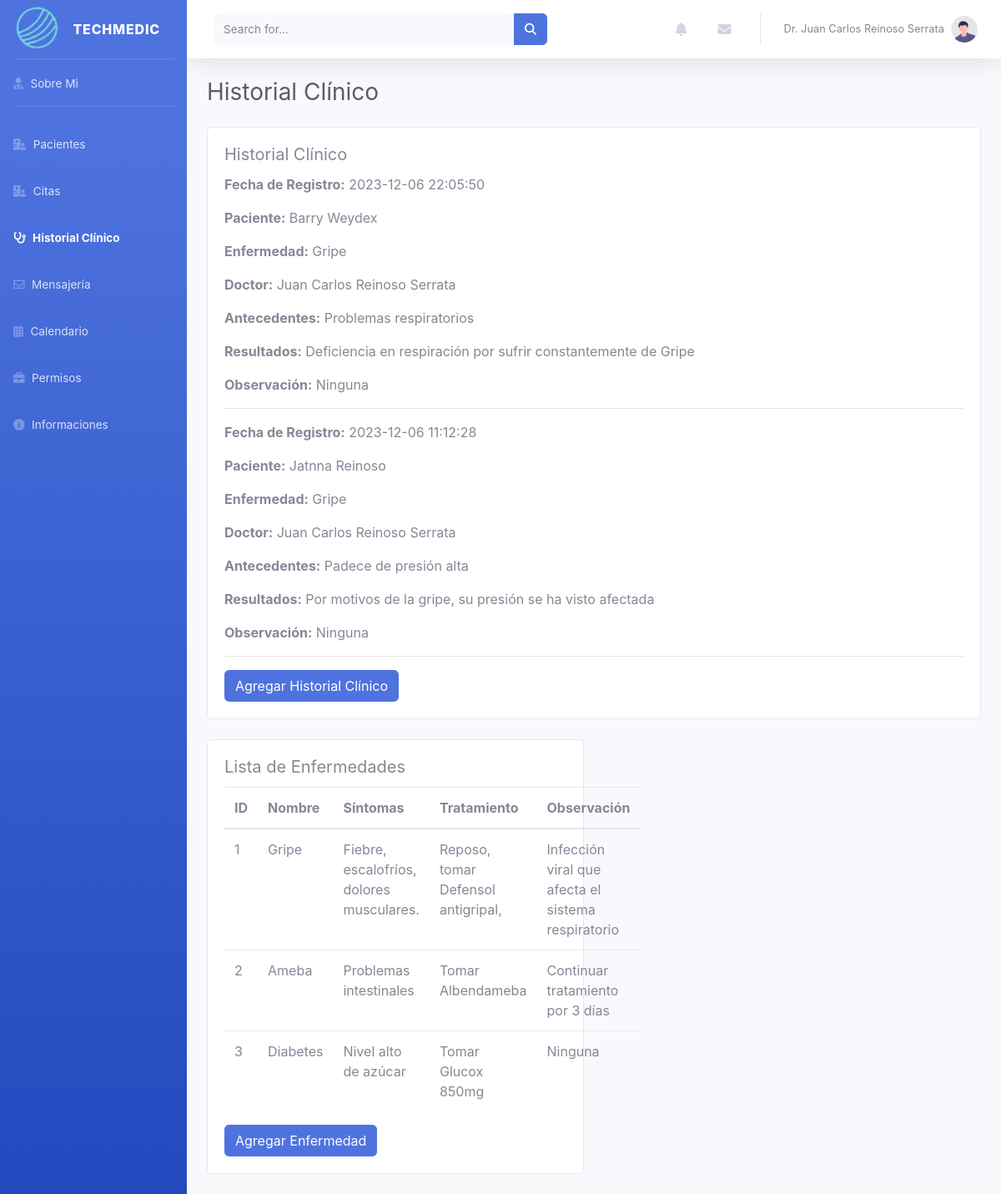
Page /historial_clinico.php (signed in) on the committed database.
### tables this page shows
CREATE TABLE `doctor` (
  `id_doctor` int(11) NOT NULL,
  `nombre` varchar(30) NOT NULL,
  `apellido` varchar(30) NOT NULL,
  `fecha_nacimiento` date NOT NULL,
  `correo` varchar(50) NOT NULL,
  `sexo` varchar(10) NOT NULL,
  `telefono` varchar(12) DEFAULT NULL,
  `cedula` varchar(13) NOT NULL,
  `colegiatura` varchar(10) NOT NULL,
  `id_especialidad` int(11) NOT NULL,
  `lugar_trabajo` varchar(30) NOT NULL,
  `seguro` varchar(30) DEFAULT NULL,
  `estudio_sec` varchar(30) NOT NULL,
  `universidad` varchar(30) NOT NULL,
  `especialidad_uni` varchar(30) NOT NULL,
  `titulo` varchar(30) NOT NULL,
  `curso` varchar(30) DEFAULT NULL,
  `experiencia` varchar(30) DEFAULT NULL,
  `nacionalidad` varchar(30) NOT NULL,
  `provincia` varchar(30) DEFAULT NULL,
  `ciudad` varchar(30) DEFAULT NULL,
  `direccion` varchar(50) NOT NULL,
  `pass` varchar(20) NOT NULL
);

CREATE TABLE `historia_clinica` (
  `id_historia_clinica` int(11) NOT NULL,
  `id_paciente` int(11) DEFAULT NULL,
  `fecha_registro` datetime NOT NULL,
  `id_doctor` int(11) DEFAULT NULL,
  `antecedentes` varchar(100) NOT NULL,
  `resultados` varchar(100) NOT NULL,
  `id_enfermedad` int(11) DEFAULT NULL,
  `observacion` varchar(100) DEFAULT NULL
);

CREATE TABLE `paciente` (
  `id_paciente` int(11) NOT NULL,
  `nombre` varchar(30) NOT NULL,
  `apellido` varchar(30) NOT NULL,
  `fecha_nacimiento` date NOT NULL,
  `correo` varchar(50) NOT NULL,
  `sexo` varchar(10) NOT NULL,
  `telefono` varchar(12) NOT NULL,
  `cedula` varchar(13) NOT NULL,
  `ocupacion` varchar(30) DEFAULT NULL,
  `seguro` varchar(30) DEFAULT NULL,
  `sangre` varchar(30) DEFAULT NULL,
  `nacionalidad` varchar(30) NOT NULL,
  `provincia` varchar(30) DEFAULT NULL,
  `ciudad` varchar(30) DEFAULT NULL,
  `direccion` varchar(50) NOT NULL,
  `familiar_nombre` varchar(50) NOT NULL,
  `familiar_apellido` varchar(50) NOT NULL,
  `familiar_direccion` varchar(50) DEFAULT NULL,
  `familiar_correo` varchar(50) DEFAULT NULL,
  `familiar_telefono` varchar(12) DEFAULT NULL,
  `pass` varchar(20) NOT NULL,
  `observacion` varchar(100) DEFAULT NULL
);

CREATE TABLE `enfermedad` (
  `id_enfermedad` int(11) NOT NULL,
  `nombre` varchar(30) NOT NULL,
  `sintomas` varchar(100) NOT NULL,
  `tratamiento` varchar(100) NOT NULL,
  `observacion` varchar(100) DEFAULT NULL
);

### historial_clinico.php (the view, shortened to what this page needs)
<?php
$conn = Conexion::ConexionBD();
if (isset($_SESSION['correo_doctor'])) {
    $correo_doctor = $_SESSION['correo_doctor'];
    $sql = "SELECT * FROM doctor WHERE correo = :correo";
    $stmt = $conn->prepare($sql);
    $stmt->bindParam(':correo', $correo_doctor);
    $stmt->execute();
    $doctor = $stmt->fetch(PDO::FETCH_ASSOC);
    if ($doctor) {
        $idDoctor = $doctor['id_doctor'];
        $sqlHistorial = "SELECT hc.*, p.nombre AS nombre_paciente, p.apellido AS apellido_paciente, e.nombre AS nombre_enfermedad, d.nombre AS nombre_doctor, d.apellido AS apellido_doctor
                        FROM historia_clinica hc
                        INNER JOIN paciente p ON hc.id_paciente = p.id_paciente
                        INNER JOIN enfermedad e ON hc.id_enfermedad = e.id_enfermedad
                        INNER JOIN doctor d ON hc.id_doctor = d.id_doctor
                        WHERE hc.id_doctor = :idDoctor";
        $stmtHistorial = $conn->prepare($sqlHistorial);
        $stmtHistorial->bindParam(':idDoctor', $idDoctor);
        $stmtHistorial->execute();
        $sqlEnfermedades = "SELECT * FROM enfermedad";
        $stmtEnfermedades = $conn->query($sqlEnfermedades);
    } else {
        $errorInfo = isset($conn) ? $conn->errorInfo() : null;
        echo "Error: " . ($errorInfo ? $errorInfo[2] : "No se pudo obtener información del doctor");
    }
} else {
    header("Location: login_doctor.html");
    exit;
}
?>
<!DOCTYPE html>
<html lang="en">
<head>
    <link href="vendor/bootstrap/css/bootstrap.min.css" rel="stylesheet">
    <link href="css/sb-admin-2.min.css" rel="stylesheet">
</head>
<body id="page-top">
    <div id="wrapper">
        <ul class="navbar-nav bg-gradient-primary sidebar sidebar-dark accordion" id="accordionSidebar">
            <a class="sidebar-brand d-flex align-items-center justify-content-center" href="inicio_doctor.php">
                <div class="sidebar-brand-icon rotate-n-15">
                    <img src="logo_only.png" alt="TechMedic Logo" class="img-fluid">
                </div>
                <div class="sidebar-brand-text mx-3">TechMedic</div>
            </a>
            <hr class="sidebar-divider my-0">
            <li class="nav-item">
                <a class="nav-link" href="inicio_doctor.php">
                    <i class="fa-solid fa-user-doctor"></i>
                    <span>Sobre Mi</span></a>
            </li>
            <hr class="sidebar-divider">
            <li class="nav-item">
                <a class="nav-link" href="pacientes.php">
                    <i class="fa-solid fa-hospital-user"></i>
                    <span>Pacientes</span>
                </a>
            </li>
            <li class="nav-item">
                <a class="nav-link" href="citas.php">
                    <i class="fa-solid fa-hospital-user"></i>
                    <span>Citas</span>
                </a>
            </li>
            <li class="nav-item active">
                <a class="nav-link" href="historial_clinico.php">
                    <i class="fa-solid fa-stethoscope"></i>
                    <span>Historial Clínico</span>
                </a>
            </li>
            <li class="nav-item">
                <a class="nav-link" href="mensajeria.php">
                    <i class="fa-regular fa-envelope"></i>
                    <span>Mensajería</span>
                </a>
            </li>
            <li class="nav-item">
                <a class="nav-link" href="calendar.php">
                    <i class="fa-solid fa-calendar-days"></i>
                    <span>Calendario</span></a>
            </li>
            <li class="nav-item">
                <a class="nav-link" href="inicio_doctor.php">
                    <i class="fa-solid fa-briefcase"></i>
                    <span>Permisos</span></a>
            </li>
            <li class="nav-item">
                <a class="nav-link" href="inicio_doctor.php">
                    <i class="fa-solid fa-circle-info"></i>
                    <span>Informaciones</span></a>
            </li>
        </ul>
        <div id="content-wrapper" class="d-flex flex-column">
            <div id="content">
                <nav class="navbar navbar-expand navbar-light bg-white topbar mb-4 static-top shadow">
                    <form
                        class="d-none d-sm-inline-block form-inline mr-auto ml-md-3 my-2 my-md-0 mw-100 navbar-search">
                        <div class="input-group">
                            <input type="text" class="form-control bg-light border-0 small" placeholder="Search for..."
                                aria-label="Search" aria-describedby="basic-addon2">
                            <div class="input-group-append">
                                <button class="btn btn-primary" type="button">
                                    <i class="fas fa-search fa-sm"></i>
                                </button>
                            </div>
                        </div>
                    </form>
                    <ul class="navbar-nav ml-auto">
                        <li class="nav-item dropdown no-arrow mx-1">
                            <a class="nav-link dropdown-toggle" href="#" id="alertsDropdown" role="button"
                                data-toggle="dropdown" aria-haspopup="true" aria-expanded="false">
                                <i class="fas fa-bell fa-fw"></i>
                            </a>
                        </li>
                        <li class="nav-item dropdown no-arrow mx-1">
                            <a class="nav-link dropdown-toggle" href="#" id="messagesDropdown" role="button"
                                data-toggle="dropdown" aria-haspopup="true" aria-expanded="false">
                                <i class="fas fa-envelope fa-fw"></i>
                            </a>
                        </li>
                        <li class="nav-item dropdown no-arrow">
                            <a class="nav-link dropdown-toggle" href="#" id="userDropdown" role="button"
                                data-toggle="dropdown" aria-haspopup="true" aria-expanded="false">
                                <span class="mr-2 d-none d-lg-inline text-gray-600 small">Dr. <?php echo $doctor['nombre'] . ' ' . $doctor['apellido']; ?> </span>
                                <img class="img-profile rounded-circle"
                                    src="img/undraw_profile.svg">
                            </a>
                        </li>
                    </ul>
                </nav>
                <div class="container-fluid">
                    <h1 class="h3 mb-4 text-gray-800">Historial Clínico</h1>
                    <div class="row">
                        <div class="col-lg-12 mb-4">
                            <div class="card">
                                <div class="card-body">
                                    <h5 class="card-title">Historial Clínico</h5>
                                    <?php
                                    if ($stmtHistorial->rowCount() > 0) {
                                        while ($historia = $stmtHistorial->fetch(PDO::FETCH_ASSOC)) {
                                            echo "<p><strong>Fecha de Registro:</strong> " . $historia['fecha_registro'] . "</p>";
                                            echo "<p><strong>Paciente:</strong> " . $historia['nombre_paciente'] . " " . $historia['apellido_paciente'] . "</p>";
                                            echo "<p><strong>Enfermedad:</strong> " . $historia['nombre_enfermedad'] . "</p>";
                                            echo "<p><strong>Doctor:</strong> " . $historia['nombre_doctor'] . " " . $historia['apellido_doctor'] . "</p>";
                                            echo "<p><strong>Antecedentes:</strong> " . $historia['antecedentes'] . "</p>";
                                            echo "<p><strong>Resultados:</strong> " . $historia['resultados'] . "</p>";
                                            echo "<p><strong>Observación:</strong> " . $historia['observacion'] . "</p>";
                                            echo "<hr>";
                                        }
                                    } else {
                                        echo "<p>No hay registros en el historial clínico.</p>";
                                    }
                                    ?>
                                    <a href="crear_historial_clinico.php" class="btn btn-primary">Agregar Historial Clínico</a>
                                </div>
                            </div>
                        </div>
                        <div class="col-lg-6 mb-4">
                            <div class="card">
                                <div class="card-body">
                                    <h5 class="card-title">Lista de Enfermedades</h5>
                                    <?php
                                    if ($stmtEnfermedades->rowCount() > 0) {
                                        echo "<table class='table'>";
                                        echo "<thead><tr><th>ID</th><th>Nombre</th><th>Síntomas</th><th>Tratamiento</th><th>Observación</th></tr></thead><tbody>";
                                        while ($enfermedad = $stmtEnfermedades->fetch(PDO::FETCH_ASSOC)) {
                                            echo "<tr>";
                                            echo "<td>" . $enfermedad['id_enfermedad'] . "</td>";
                                            echo "<td>" . $enfermedad['nombre'] . "</td>";
                                            echo "<td>" . $enfermedad['sintomas'] . "</td>";
                                            echo "<td>" . $enfermedad['tratamiento'] . "</td>";
                                            echo "<td>" . $enfermedad['observacion'] . "</td>";
                                            echo "</tr>";
                                        }
                                        echo "</tbody></table>";
                                    } else {
                                        echo "<p>No hay enfermedades registradas.</p>";
                                    }
                                    ?>
                                    <a href="crear_enfermedad.php" class="btn btn-primary">Agregar Enfermedad</a>
                                </div>
                            </div>
                        </div>
                    </div>
                </div>
            </div>
        </div>
    </div>
</body>
</html>

### rows in the picture
doctor: nombre "Juan Carlos", apellido "Reinoso Serrata"
historia_clinica: fecha_registro "2023-12-06 22:05:50", id_paciente.nombre "Barry", id_paciente.apellido "Weydex", id_enfermedad.nombre "Gripe", id_doctor.nombre "Juan Carlos", id_doctor.apellido "Reinoso Serrata", antecedentes "Problemas respiratorios", resultados "Deficiencia en respiración por sufrir constantemente de Gripe", observacion "Ninguna"
historia_clinica: fecha_registro "2023-12-06 11:12:28", id_paciente.nombre "Jatnna", id_paciente.apellido "Reinoso", id_enfermedad.nombre "Gripe", id_doctor.nombre "Juan Carlos", id_doctor.apellido "Reinoso Serrata", antecedentes "Padece de presión alta", resultados "Por motivos de la gripe, su presión se ha visto afectada", observacion "Ninguna"
enfermedad: id_enfermedad "1", nombre "Gripe", sintomas "Fiebre, escalofríos, dolores musculares.", tratamiento "Reposo, tomar Defensol antigripal,", observacion "Infección viral que afecta el sistema respiratorio"
enfermedad: id_enfermedad "2", nombre "Ameba", sintomas "Problemas intestinales", tratamiento "Tomar Albendameba", observacion "Continuar tratamiento por 3 días"
enfermedad: id_enfermedad "3", nombre "Diabetes", sintomas "Nivel alto de azúcar", tratamiento "Tomar Glucox 850mg", observacion "Ninguna"
